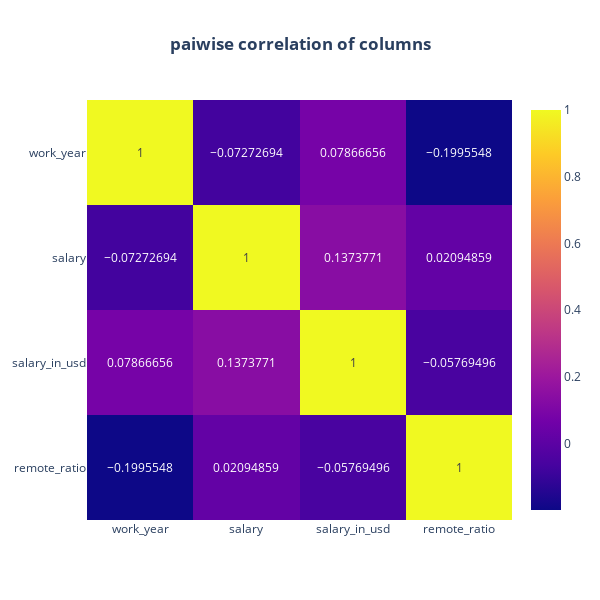

Notebook source saved alongside this figure:
### Code cell
fig=px.imshow(df_numeric.corr(),text_auto=True,height=600,width=600,template='plotly',aspect='auto',title='<b>paiwise correlation of columns</b>')
fig.update_layout(title_x=0.5)
fig.show()

### Figure 1 — Plotly figure (JSON) as saved in the notebook; plotly's stock layout.template omitted (floating-point values rounded to 4 significant figures)
{"data": [{"coloraxis": "coloraxis", "hovertemplate": "x: %{x}<br>y: %{y}<br>color: %{z}<extra></extra>", "name": "0", "texttemplate": "%{z}", "type": "heatmap", "x": ["work_year", "salary", "salary_in_usd", "remote_ratio"], "xaxis": "x", "y": ["work_year", "salary", "salary_in_usd", "remote_ratio"], "yaxis": "y", "z": [[1, -0.07273, 0.07867, -0.1996], [-0.07273, 1, 0.1374, 0.02095], [0.07867, 0.1374, 1, -0.05769], [-0.1996, 0.02095, -0.05769, 1]]}], "layout": {"coloraxis": {"colorscale": [[0, "#0d0887"], [0.1111, "#46039f"], [0.2222, "#7201a8"], [0.3333, "#9c179e"], [0.4444, "#bd3786"], [0.5556, "#d8576b"], [0.6667, "#ed7953"], [0.7778, "#fb9f3a"], [0.8889, "#fdca26"], [1, "#f0f921"]]}, "height": 600, "title": {"text": "<b>paiwise correlation of columns</b>", "x": 0.5}, "width": 600, "xaxis": {"anchor": "y", "domain": [0, 1]}, "yaxis": {"anchor": "x", "autorange": "reversed", "domain": [0, 1]}}}
